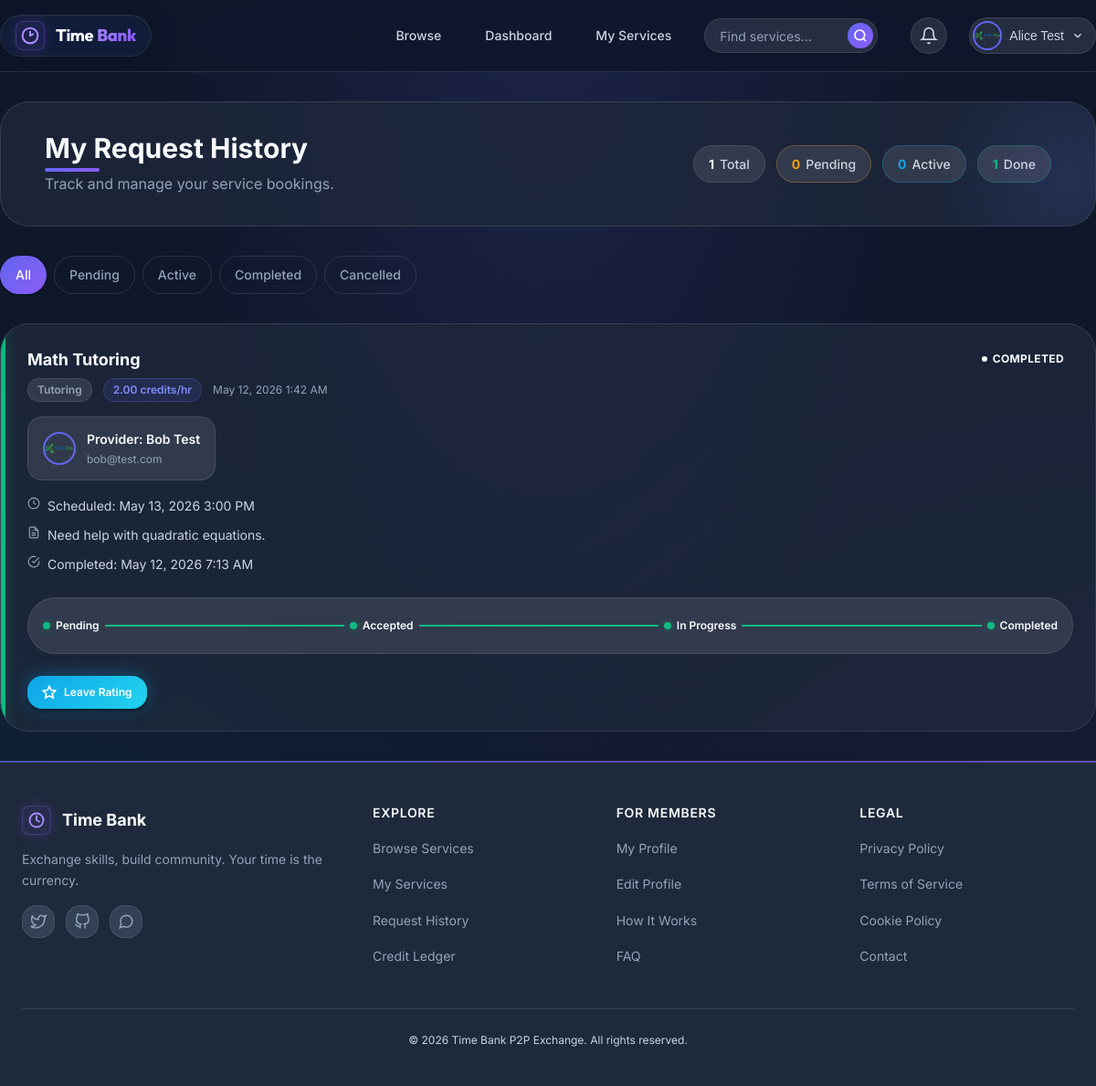
The app's page /pages/requests/history.php (signed in) with its own data.
### tables this page shows
CREATE TABLE `service_requests` (
  `id` int(11) NOT NULL,
  `service_id` int(11) NOT NULL,
  `requester_id` int(11) NOT NULL,
  `provider_id` int(11) NOT NULL,
  `status` enum('pending','accepted','rejected','in_progress','completed','cancelled') DEFAULT 'pending',
  `scheduled_time` datetime DEFAULT NULL,
  `notes` text DEFAULT NULL,
  `completed_at` datetime DEFAULT NULL,
  `created_at` timestamp NOT NULL DEFAULT current_timestamp()
);

CREATE TABLE `services` (
  `id` int(11) NOT NULL,
  `user_id` int(11) NOT NULL,
  `category_id` int(11) NOT NULL,
  `title` varchar(150) NOT NULL,
  `description` text NOT NULL,
  `credit_rate` decimal(5,2) NOT NULL,
  `availability_status` enum('available','busy','unavailable') DEFAULT 'available',
  `created_at` timestamp NOT NULL DEFAULT current_timestamp(),
  `updated_at` timestamp NOT NULL DEFAULT current_timestamp() ON UPDATE current_timestamp()
);

CREATE TABLE `categories` (
  `id` int(11) NOT NULL,
  `name` varchar(100) NOT NULL,
  `description` text DEFAULT NULL,
  `credit_per_hour` decimal(5,2) NOT NULL,
  `created_at` timestamp NOT NULL DEFAULT current_timestamp()
);

CREATE TABLE `users` (
  `id` int(11) NOT NULL,
  `name` varchar(100) NOT NULL,
  `email` varchar(150) NOT NULL,
  `password` varchar(255) NOT NULL,
  `role` enum('user','provider','admin') DEFAULT 'user',
  `profile_image` varchar(255) DEFAULT 'default-avatar.png',
  `bio` text DEFAULT NULL,
  `skills` text DEFAULT NULL,
  `availability` text DEFAULT NULL,
  `locked_credits` decimal(10,2) DEFAULT 3.00,
  `available_credits` decimal(10,2) DEFAULT 0.00,
  `created_at` timestamp NOT NULL DEFAULT current_timestamp(),
  `updated_at` timestamp NOT NULL DEFAULT current_timestamp() ON UPDATE current_timestamp()
);

### config/functions.php (called while the page is built, shortened)
<?php
function formatCredits($amount) {
    return number_format($amount, 2);
}
function formatDate($date_string) {
    return date('M d, Y g:i A', strtotime($date_string));
}
?>

### pages/requests/history.php (the view, shortened to what this page needs)
<?php
require_once __DIR__ . '/../../config/functions.php';
$pdo = getDatabaseConnection();
$requester_id = getCurrentUserId();
$status_filter = $_GET['status'] ?? 'all';
$sql = "
    SELECT sr.*, s.title as service_title, s.credit_rate, c.name as category,
           u.name as provider_name, u.profile_image, u.email as provider_email
    FROM service_requests sr
    JOIN services s ON sr.service_id = s.id
    JOIN categories c ON s.category_id = c.id
    JOIN users u ON sr.provider_id = u.id
    WHERE sr.requester_id = ?
";
$params = [$requester_id];
$sql .= " ORDER BY sr.created_at DESC";
$stmt = $pdo->prepare($sql);
$stmt->execute($params);
$requests = $stmt->fetchAll();
$counts = ['all' => 0, 'pending' => 0, 'accepted' => 0, 'completed' => 0];
$countStmt = $pdo->prepare("SELECT status, COUNT(*) FROM service_requests WHERE requester_id = ? GROUP BY status");
$countStmt->execute([$requester_id]);
foreach ($countStmt->fetchAll(PDO::FETCH_KEY_PAIR) as $st => $c) {
    $counts['all'] += $c;
    if ($st === 'accepted' || $st === 'in_progress') {
        $counts['accepted'] += $c;
    } else if (isset($counts[$st])) {
        $counts[$st] = $c;
    }
}
include __DIR__ . '/../../includes/header.php';
?>
<div class="container" style="padding: var(--spacing-xl) 0;">
    <div class="req-page-header">
        <div class="req-page-header-glow"></div>
        <div class="req-page-header-inner">
            <div>
                <h2 style="margin-bottom: var(--spacing-xs);">My Request History</h2>
                <p class="text-muted" style="margin:0;">Track and manage your service bookings.</p>
            </div>
            <div class="req-header-stats">
                <span class="req-stat-pill"><span><?php echo $counts['all']; ?></span> Total</span>
                <span class="req-stat-pill req-pill-warn"><span><?php echo $counts['pending']; ?></span> Pending</span>
                <span class="req-stat-pill req-pill-info"><span><?php echo $counts['accepted']; ?></span> Active</span>
                <span class="req-stat-pill req-pill-success"><span><?php echo $counts['completed']; ?></span> Done</span>
            </div>
        </div>
    </div>
    <div class="req-filter-bar">
        <a href="?status=all" class="req-filter-tab <?php echo $status_filter === 'all' ? 'active' : ''; ?>">All</a>
        <a href="?status=pending" class="req-filter-tab <?php echo $status_filter === 'pending' ? 'active' : ''; ?>">Pending</a>
        <a href="?status=accepted" class="req-filter-tab <?php echo $status_filter === 'accepted' ? 'active' : ''; ?>">Active</a>
        <a href="?status=completed" class="req-filter-tab <?php echo $status_filter === 'completed' ? 'active' : ''; ?>">Completed</a>
        <a href="?status=cancelled" class="req-filter-tab <?php echo $status_filter === 'cancelled' ? 'active' : ''; ?>">Cancelled</a>
    </div>
    <?php if (empty($requests)): ?>
        <div class="req-empty-state">
            <div class="req-empty-icon">
                <svg width="48" height="48" viewBox="0 0 24 24" fill="none" stroke="currentColor" stroke-width="1.5"><path d="M22 19a2 2 0 0 1-2 2H4a2 2 0 0 1-2-2V5a2 2 0 0 1 2-2h5l2 3h9a2 2 0 0 1 2 2z"></path></svg>
            </div>
            <h3>No requests yet</h3>
            <p class="text-muted">Browse available services and submit your first request to start exchanging.</p>
            <a href="<?php echo APP_URL; ?>/index.php" class="btn btn-primary" style="margin-top: var(--spacing-md);">Find Services</a>
        </div>
    <?php else: ?>
        <div class="req-list">
            <?php foreach ($requests as $index => $req):
                $statusClass = 'status-' . strtolower($req['status']);
            ?>
                <div class="req-card <?php echo $statusClass; ?>" style="animation-delay: <?php echo 0.05 * $index; ?>s">
                    <div class="req-card-border"></div>
                    <div class="req-card-body">
                        <div class="req-card-top">
                            <div class="req-service-info">
                                <div class="req-service-name"><?php echo htmlspecialchars($req['service_title']); ?></div>
                                <div class="req-service-meta">
                                    <span class="req-category-badge"><?php echo htmlspecialchars($req['category']); ?></span>
                                    <span class="req-rate-chip"><?php echo formatCredits($req['credit_rate']); ?> credits/hr</span>
                                    <span class="req-date"><?php echo formatDate($req['created_at']); ?></span>
                                </div>
                            </div>
                            <span class="service-status <?php echo $statusClass; ?>">
                                <span class="status-dot"></span>
                                <?php echo ucfirst(str_replace('_', ' ', $req['status'])); ?>
                            </span>
                        </div>
                        <div class="req-requester">
                            <img src="<?php echo APP_URL; ?>/uploads/profiles/<?php echo htmlspecialchars($req['profile_image'] ?? 'default-avatar.png'); ?>"
                                 alt=""
                                 class="req-requester-avatar"
                                 onerror="this.src='<?php echo APP_URL; ?>/assets/images/default-avatar.png'">
                            <div class="req-requester-info">
                                <div class="req-requester-name">Provider: <?php echo htmlspecialchars($req['provider_name']); ?></div>
                                <div class="req-requester-email"><?php echo htmlspecialchars($req['provider_email']); ?></div>
                            </div>
                        </div>
                        <?php if ($req['scheduled_time'] || !empty($req['notes']) || $req['completed_at']): ?>
                            <div class="req-details">
                                <?php if ($req['scheduled_time']): ?>
                                    <div class="req-detail-row">
                                        <svg width="14" height="14" viewBox="0 0 24 24" fill="none" stroke="currentColor" stroke-width="2"><circle cx="12" cy="12" r="10"></circle><polyline points="12 6 12 12 16 14"></polyline></svg>
                                        <span>Scheduled: <?php echo formatDate($req['scheduled_time']); ?></span>
                                    </div>
                                <?php endif; ?>
                                <?php if (!empty($req['notes'])): ?>
                                    <div class="req-detail-row">
                                        <span><?php echo nl2br(htmlspecialchars($req['notes'])); ?></span>
                                    </div>
                                <?php endif; ?>
                                <?php if ($req['completed_at']): ?>
                                    <div class="req-detail-row">
                                        <svg width="14" height="14" viewBox="0 0 24 24" fill="none" stroke="currentColor" stroke-width="2"><path d="M22 11.08V12a10 10 0 1 1-5.93-9.14"></path><polyline points="22 4 12 14.01 9 11.01"></polyline></svg>
                                        <span>Completed: <?php echo formatDate($req['completed_at']); ?></span>
                                    </div>
                                <?php endif; ?>
                            </div>
                        <?php endif; ?>
                        <div class="req-timeline">
                            <div class="req-timeline-step <?php echo in_array($req['status'], ['pending','accepted','in_progress','completed']) ? 'active' : ''; ?>">
                                <div class="req-timeline-dot"></div>
                                <span>Pending</span>
                            </div>
                            <div class="req-timeline-line"></div>
                            <div class="req-timeline-step <?php echo in_array($req['status'], ['accepted','in_progress','completed']) ? 'active' : ''; ?>">
                                <div class="req-timeline-dot"></div>
                                <span>Accepted</span>
                            </div>
                            <div class="req-timeline-line"></div>
                            <div class="req-timeline-step <?php echo in_array($req['status'], ['in_progress','completed']) ? 'active' : ''; ?>">
                                <div class="req-timeline-dot"></div>
                                <span>In Progress</span>
                            </div>
                            <div class="req-timeline-line"></div>
                            <div class="req-timeline-step <?php echo $req['status'] === 'completed' ? 'active' : ''; ?>">
                                <div class="req-timeline-dot"></div>
                                <span>Completed</span>
                            </div>
                        </div>
                        <div class="req-actions">
                            <?php if ($req['status'] === 'pending'): ?>
                                <form method="POST" action="<?php echo APP_URL; ?>/actions/handle_request.php" style="margin:0; display:flex; gap: var(--spacing-sm);">
                                    <?php include __DIR__ . '/../../includes/csrf.php'; echo csrfField(); ?>
                                    <input type="hidden" name="request_id" value="<?php echo $req['id']; ?>">
                                    <button type="submit" name="action" value="cancel" class="btn btn-sm btn-outline req-btn-icon">
                                        <svg width="16" height="16" viewBox="0 0 24 24" fill="none" stroke="currentColor" stroke-width="2.5"><line x1="18" y1="6" x2="6" y2="18"></line><line x1="6" y1="6" x2="18" y2="18"></line></svg>
                                        Cancel Request
                                    </button>
                                </form>
                            <?php elseif ($req['status'] === 'completed'): ?>
                                <a href="<?php echo APP_URL; ?>/pages/ratings/submit.php?request_id=<?php echo $req['id']; ?>" class="btn btn-sm btn-secondary req-btn-icon">
                                    <svg width="16" height="16" viewBox="0 0 24 24" fill="none" stroke="currentColor" stroke-width="2.5"><polygon points="12 2 15.09 8.26 22 9.27 17 14.14 18.18 21.02 12 17.77 5.82 21.02 7 14.14 2 9.27 8.91 8.26 12 2"></polygon></svg>
                                    Leave Rating
                                </a>
                            <?php endif; ?>
                        </div>
                    </div>
                </div>
            <?php endforeach; ?>
        </div>
    <?php endif; ?>
</div>
<?php include __DIR__ . '/../../includes/footer.php'; ?>

### records on screen
service_requests: service.title "Math Tutoring", categories.name "Tutoring", service.credit_rate "2.00", created_at "May 12, 2026 1:42 AM", status "COMPLETED", provider.profile_image (placeholder picture), provider.name "Bob Test", provider.email "bob@test.com", scheduled_time "May 13, 2026 3:00 PM", notes "Need help with quadratic equations.", completed_at "May 12, 2026 7:13 AM"

### other values on screen
$_SESSION['name'] "Alice Test"
$counts['all'] "1"
$counts['pending'] "0"
$counts['accepted'] "0"
$counts['completed'] "1"
APP_NAME "Time Bank P2P Exchange"
